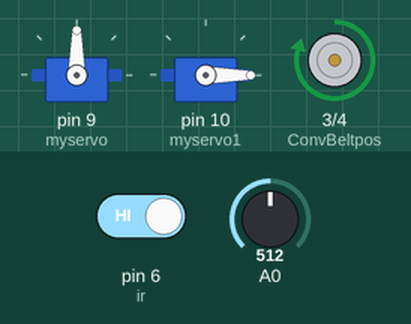
The sketch below on a simulated Arduino Uno, built with avr-gcc and run on an emulated ATmega328P. Parts: 2 × servo, motor-driver pin pairs drawn as motors (green arrow = first pin HIGH = forward, orange = second pin HIGH = backward, longer = more drive, scaled by the enable pin). The test bench sets the inputs (shaded band); at power-on: pin 6 (ir) HIGH, A0 = 512.

Above: at 1.2 s.
1.3 s: pin 6 (ir) driven LOW
At 2.3 s:
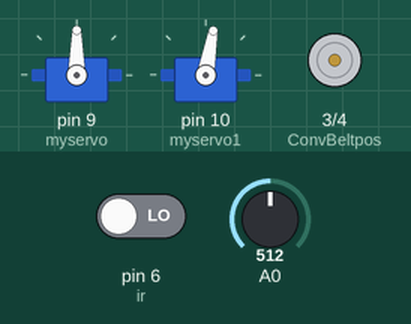
5.8 s: pin 6 (ir) driven HIGH
At 6.6 s:
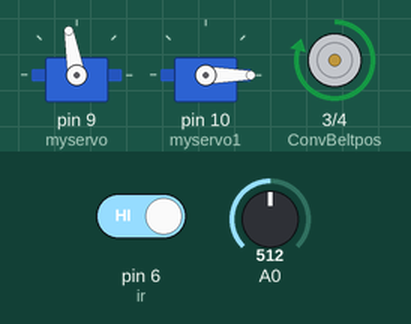
7.3 s: pin 6 (ir) driven LOW
At 8.0 s:
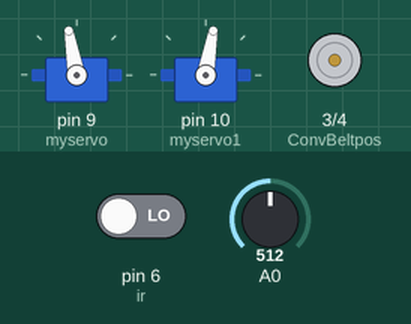
Timing chart, 0 to 13.8 s (numbered marks = the images above; inputs shaded):
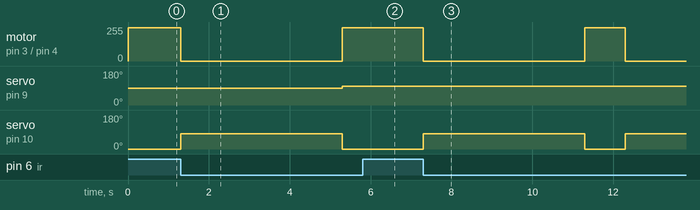

Measured:
- after the input at 1.3 s, motor on pin 3 (ConvBeltpos) / pin 4 (ConvBeltneg): forward 250/255 → stopped at once, → forward 250/255 4.0 s later; servo on pin 9 (myservo): 90° → 100° after 4.0 s; servo on pin 10 (myservo1): 0° → 80° at once, → 0° 4.0 s later
- after the input at 5.8 s, motor on pin 3 (ConvBeltpos) / pin 4 (ConvBeltneg): stays forward 250/255 (without the input it goes to stopped after 0.50 s); servo on pin 10 (myservo1): stays 0° (without the input it goes to 80° after 0.50 s)
- after the input at 7.3 s, motor on pin 3 (ConvBeltpos) / pin 4 (ConvBeltneg): forward 250/255 → stopped at once, → forward 250/255 4.0 s later, → stopped 1.0 s later; servo on pin 10 (myservo1): 0° → 80° at once, → 0° 4.0 s later, → 80° 1.0 s later

The sketch:

Emt_Project.ino
```cpp
#include <Servo.h>
Servo myservo;
Servo myservo1;
int ConvBeltpos = 3;
int ConvBeltneg = 4;
int ir = 6;
int pwm = 5;
void setup() {
  // put your setup code here, to run once:
  myservo.attach(9);
  myservo1.attach(10);
  pinMode(A0,0);
  pinMode(ConvBeltpos,1);
  pinMode(ConvBeltneg,1);
  pinMode(ir,0);
  Serial.begin(9600);
}

void loop() {
  // put your main code here, to run repeatedly:
  myservo1.write(0);
  analogWrite(pwm,250);
  int det = digitalRead(6);
  if (det!=1){
    digitalWrite(ConvBeltpos,0);
    digitalWrite(ConvBeltneg,0);
    myservo1.write(80);
    delay(3000);
    int mag = analogRead(A0);
    delay(1000);
    if(mag<100){
        myservo.write(10);
        myservo1.write(0);
        digitalWrite(ConvBeltpos,1);
        digitalWrite(ConvBeltneg,0);
        delay(1000);
    }
    else {
        myservo.write(100);
        myservo1.write(0);
        digitalWrite(ConvBeltpos,1);
        digitalWrite(ConvBeltneg,0);
        delay(1000);
    }
    }
  else{
    digitalWrite(ConvBeltpos,1);
    digitalWrite(ConvBeltneg,0);
    myservo1.write(0);
  }
}
```
